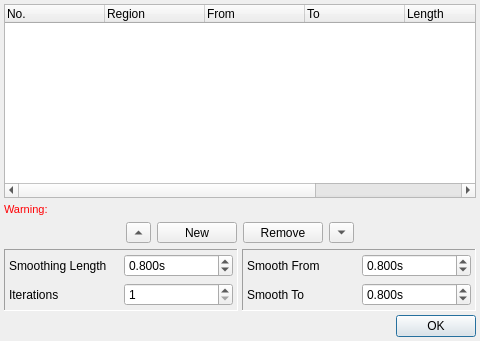
<?xml version="1.0" encoding="UTF-8"?>
<ui version="4.0">
 <class>smoothUi</class>
 <widget class="QDialog" name="smoothUi">
  <property name="geometry">
   <rect>
    <x>0</x>
    <y>0</y>
    <width>480</width>
    <height>341</height>
   </rect>
  </property>
  <property name="minimumSize">
   <size>
    <width>480</width>
    <height>200</height>
   </size>
  </property>
  <property name="maximumSize">
   <size>
    <width>520</width>
    <height>400</height>
   </size>
  </property>
  <property name="windowTitle">
   <string>Smoothing</string>
  </property>
  <property name="windowIcon">
   <iconset>
    <normaloff>../fvd++ logo files/fvd.ico</normaloff>../fvd++ logo files/fvd.ico</iconset>
  </property>
  <layout class="QGridLayout" name="gridLayout_4">
   <property name="margin">
    <number>4</number>
   </property>
   <property name="spacing">
    <number>4</number>
   </property>
   <item row="0" column="0" colspan="2">
    <widget class="QFrame" name="frame_2">
     <property name="frameShape">
      <enum>QFrame::NoFrame</enum>
     </property>
     <property name="frameShadow">
      <enum>QFrame::Plain</enum>
     </property>
     <layout class="QGridLayout" name="gridLayout_2">
      <property name="margin">
       <number>0</number>
      </property>
      <property name="verticalSpacing">
       <number>-1</number>
      </property>
      <item row="0" column="0">
       <widget class="QTreeWidget" name="smoothUnitTree">
        <property name="showDropIndicator" stdset="0">
         <bool>true</bool>
        </property>
        <property name="dragEnabled">
         <bool>false</bool>
        </property>
        <property name="dragDropMode">
         <enum>QAbstractItemView::NoDragDrop</enum>
        </property>
        <property name="defaultDropAction">
         <enum>Qt::IgnoreAction</enum>
        </property>
        <property name="selectionMode">
         <enum>QAbstractItemView::SingleSelection</enum>
        </property>
        <property name="rootIsDecorated">
         <bool>false</bool>
        </property>
        <column>
         <property name="text">
          <string>No.</string>
         </property>
        </column>
        <column>
         <property name="text">
          <string>Region</string>
         </property>
        </column>
        <column>
         <property name="text">
          <string>From</string>
         </property>
        </column>
        <column>
         <property name="text">
          <string>To</string>
         </property>
        </column>
        <column>
         <property name="text">
          <string>Length</string>
         </property>
        </column>
        <column>
         <property name="text">
          <string>Iterations</string>
         </property>
        </column>
        <column>
         <property name="text">
          <string>Enabled</string>
         </property>
        </column>
       </widget>
      </item>
     </layout>
    </widget>
   </item>
   <item row="2" column="0" colspan="2">
    <widget class="QFrame" name="frame_3">
     <property name="frameShape">
      <enum>QFrame::NoFrame</enum>
     </property>
     <property name="frameShadow">
      <enum>QFrame::Plain</enum>
     </property>
     <layout class="QGridLayout" name="gridLayout_3">
      <property name="leftMargin">
       <number>0</number>
      </property>
      <property name="topMargin">
       <number>2</number>
      </property>
      <property name="rightMargin">
       <number>0</number>
      </property>
      <property name="bottomMargin">
       <number>2</number>
      </property>
      <property name="horizontalSpacing">
       <number>-1</number>
      </property>
      <item row="1" column="2">
       <widget class="QPushButton" name="newButton">
        <property name="maximumSize">
         <size>
          <width>80</width>
          <height>21</height>
         </size>
        </property>
        <property name="text">
         <string>New</string>
        </property>
       </widget>
      </item>
      <item row="1" column="3">
       <widget class="QPushButton" name="removeButton">
        <property name="maximumSize">
         <size>
          <width>80</width>
          <height>21</height>
         </size>
        </property>
        <property name="text">
         <string>Remove</string>
        </property>
       </widget>
      </item>
      <item row="1" column="0">
       <spacer name="horizontalSpacer">
        <property name="orientation">
         <enum>Qt::Horizontal</enum>
        </property>
        <property name="sizeHint" stdset="0">
         <size>
          <width>40</width>
          <height>20</height>
         </size>
        </property>
       </spacer>
      </item>
      <item row="1" column="5">
       <spacer name="horizontalSpacer_2">
        <property name="orientation">
         <enum>Qt::Horizontal</enum>
        </property>
        <property name="sizeHint" stdset="0">
         <size>
          <width>40</width>
          <height>20</height>
         </size>
        </property>
       </spacer>
      </item>
      <item row="1" column="4">
       <widget class="QToolButton" name="downButton">
        <property name="minimumSize">
         <size>
          <width>25</width>
          <height>0</height>
         </size>
        </property>
        <property name="maximumSize">
         <size>
          <width>25</width>
          <height>21</height>
         </size>
        </property>
        <property name="text">
         <string/>
        </property>
        <property name="arrowType">
         <enum>Qt::DownArrow</enum>
        </property>
       </widget>
      </item>
      <item row="1" column="1">
       <widget class="QToolButton" name="upButton">
        <property name="minimumSize">
         <size>
          <width>25</width>
          <height>0</height>
         </size>
        </property>
        <property name="maximumSize">
         <size>
          <width>25</width>
          <height>21</height>
         </size>
        </property>
        <property name="sizeIncrement">
         <size>
          <width>0</width>
          <height>0</height>
         </size>
        </property>
        <property name="text">
         <string/>
        </property>
        <property name="popupMode">
         <enum>QToolButton::DelayedPopup</enum>
        </property>
        <property name="arrowType">
         <enum>Qt::UpArrow</enum>
        </property>
       </widget>
      </item>
     </layout>
    </widget>
   </item>
   <item row="6" column="0">
    <widget class="QFrame" name="optsFrame">
     <property name="frameShape">
      <enum>QFrame::Panel</enum>
     </property>
     <property name="frameShadow">
      <enum>QFrame::Sunken</enum>
     </property>
     <layout class="QGridLayout" name="gridLayout">
      <property name="margin">
       <number>4</number>
      </property>
      <item row="0" column="0">
       <widget class="QLabel" name="label_3">
        <property name="text">
         <string>Smoothing Length</string>
        </property>
       </widget>
      </item>
      <item row="1" column="0">
       <widget class="QLabel" name="label_4">
        <property name="text">
         <string>Iterations</string>
        </property>
       </widget>
      </item>
      <item row="1" column="1">
       <widget class="QSpinBox" name="iterBox">
        <property name="minimum">
         <number>1</number>
        </property>
        <property name="maximum">
         <number>16</number>
        </property>
       </widget>
      </item>
      <item row="0" column="1">
       <widget class="myQDoubleSpinBox" name="lengthBox">
        <property name="suffix">
         <string>s</string>
        </property>
        <property name="decimals">
         <number>3</number>
        </property>
        <property name="minimum">
         <double>0.000000000000000</double>
        </property>
        <property name="maximum">
         <double>6.000000000000000</double>
        </property>
        <property name="singleStep">
         <double>0.100000000000000</double>
        </property>
        <property name="value">
         <double>0.800000000000000</double>
        </property>
       </widget>
      </item>
     </layout>
    </widget>
   </item>
   <item row="6" column="1">
    <widget class="QFrame" name="regionFrame">
     <property name="frameShape">
      <enum>QFrame::Panel</enum>
     </property>
     <property name="frameShadow">
      <enum>QFrame::Sunken</enum>
     </property>
     <layout class="QGridLayout" name="gridLayout_5">
      <property name="margin">
       <number>4</number>
      </property>
      <item row="0" column="0">
       <widget class="QLabel" name="label">
        <property name="text">
         <string>Smooth From</string>
        </property>
       </widget>
      </item>
      <item row="0" column="1">
       <widget class="myQDoubleSpinBox" name="fromBox">
        <property name="suffix">
         <string>s</string>
        </property>
        <property name="decimals">
         <number>3</number>
        </property>
        <property name="minimum">
         <double>0.000000000000000</double>
        </property>
        <property name="maximum">
         <double>900000.000000000000000</double>
        </property>
        <property name="singleStep">
         <double>0.100000000000000</double>
        </property>
        <property name="value">
         <double>0.800000000000000</double>
        </property>
       </widget>
      </item>
      <item row="1" column="0">
       <widget class="QLabel" name="label_2">
        <property name="text">
         <string>Smooth To</string>
        </property>
       </widget>
      </item>
      <item row="1" column="1">
       <widget class="myQDoubleSpinBox" name="toBox">
        <property name="suffix">
         <string>s</string>
        </property>
        <property name="decimals">
         <number>3</number>
        </property>
        <property name="minimum">
         <double>0.000000000000000</double>
        </property>
        <property name="maximum">
         <double>900000.000000000000000</double>
        </property>
        <property name="singleStep">
         <double>0.100000000000000</double>
        </property>
        <property name="value">
         <double>0.800000000000000</double>
        </property>
       </widget>
      </item>
     </layout>
    </widget>
   </item>
   <item row="12" column="0" colspan="2">
    <widget class="QDialogButtonBox" name="buttonBox">
     <property name="orientation">
      <enum>Qt::Horizontal</enum>
     </property>
     <property name="standardButtons">
      <set>QDialogButtonBox::Ok</set>
     </property>
    </widget>
   </item>
   <item row="1" column="0" colspan="2">
    <widget class="QLabel" name="warningLabel">
     <property name="minimumSize">
      <size>
       <width>0</width>
       <height>14</height>
      </size>
     </property>
     <property name="palette">
      <palette>
       <active>
        <colorrole role="WindowText">
         <brush brushstyle="SolidPattern">
          <color alpha="255">
           <red>255</red>
           <green>0</green>
           <blue>4</blue>
          </color>
         </brush>
        </colorrole>
       </active>
       <inactive>
        <colorrole role="WindowText">
         <brush brushstyle="SolidPattern">
          <color alpha="255">
           <red>255</red>
           <green>0</green>
           <blue>4</blue>
          </color>
         </brush>
        </colorrole>
       </inactive>
       <disabled>
        <colorrole role="WindowText">
         <brush brushstyle="SolidPattern">
          <color alpha="255">
           <red>128</red>
           <green>125</green>
           <blue>123</blue>
          </color>
         </brush>
        </colorrole>
       </disabled>
      </palette>
     </property>
     <property name="font">
      <font>
       <pointsize>8</pointsize>
      </font>
     </property>
     <property name="text">
      <string>Warning:</string>
     </property>
     <property name="wordWrap">
      <bool>true</bool>
     </property>
    </widget>
   </item>
  </layout>
 </widget>
 <customwidgets>
  <customwidget>
   <class>myQDoubleSpinBox</class>
   <extends>QDoubleSpinBox</extends>
   <header>myqdoublespinbox.h</header>
  </customwidget>
 </customwidgets>
 <resources/>
 <connections>
  <connection>
   <sender>buttonBox</sender>
   <signal>accepted()</signal>
   <receiver>smoothUi</receiver>
   <slot>accept()</slot>
   <hints>
    <hint type="sourcelabel">
     <x>248</x>
     <y>254</y>
    </hint>
    <hint type="destinationlabel">
     <x>157</x>
     <y>274</y>
    </hint>
   </hints>
  </connection>
  <connection>
   <sender>buttonBox</sender>
   <signal>rejected()</signal>
   <receiver>smoothUi</receiver>
   <slot>reject()</slot>
   <hints>
    <hint type="sourcelabel">
     <x>316</x>
     <y>260</y>
    </hint>
    <hint type="destinationlabel">
     <x>286</x>
     <y>274</y>
    </hint>
   </hints>
  </connection>
 </connections>
</ui>
